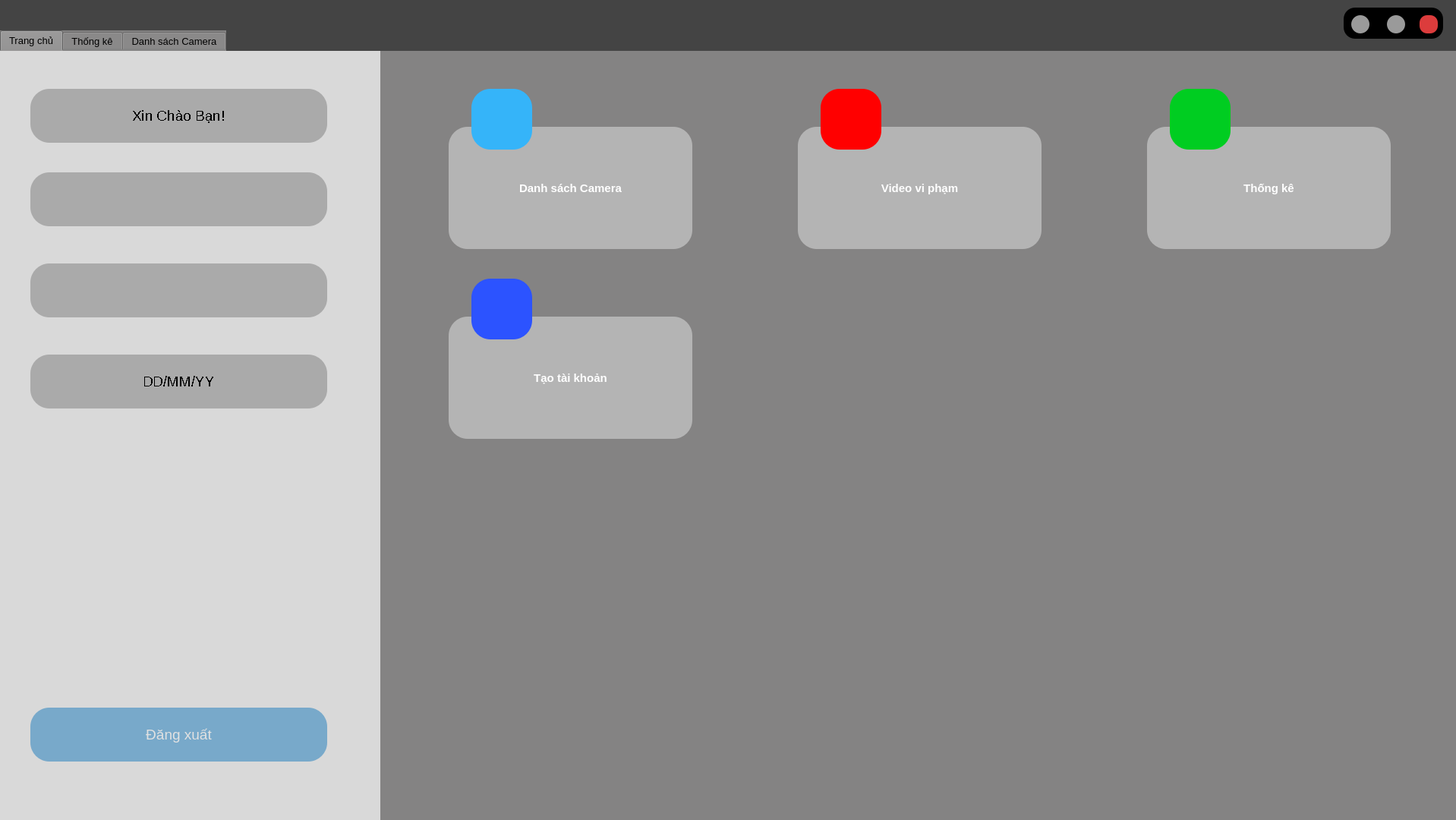
<?xml version="1.0" encoding="UTF-8"?>
<ui version="4.0">
 <class>App</class>
 <widget class="QMainWindow" name="App">
  <property name="windowModality">
   <enum>Qt::NonModal</enum>
  </property>
  <property name="enabled">
   <bool>true</bool>
  </property>
  <property name="geometry">
   <rect>
    <x>0</x>
    <y>0</y>
    <width>1918</width>
    <height>1080</height>
   </rect>
  </property>
  <property name="mouseTracking">
   <bool>true</bool>
  </property>
  <property name="focusPolicy">
   <enum>Qt::ClickFocus</enum>
  </property>
  <property name="windowTitle">
   <string>App</string>
  </property>
  <widget class="QWidget" name="dashboard">
   <widget class="QWidget" name="ToolBar" native="true">
    <property name="geometry">
     <rect>
      <x>0</x>
      <y>0</y>
      <width>1920</width>
      <height>71</height>
     </rect>
    </property>
    <property name="styleSheet">
     <string notr="true">background-color: rgb(68, 68, 68)</string>
    </property>
    <widget class="QWidget" name="toolBtn_Widget" native="true">
     <property name="geometry">
      <rect>
       <x>1770</x>
       <y>10</y>
       <width>131</width>
       <height>41</height>
      </rect>
     </property>
     <property name="styleSheet">
      <string notr="true">background-color: rgb(0, 0, 0);
border-radius: 15px;
</string>
     </property>
     <widget class="QPushButton" name="closeBtn">
      <property name="geometry">
       <rect>
        <x>100</x>
        <y>10</y>
        <width>24</width>
        <height>24</height>
       </rect>
      </property>
      <property name="styleSheet">
       <string notr="true">QPushButton#closeBtn:hover:!pressed
{
	background-color: rgb(167, 30, 30);
}
QPushButton#closeBtn { 
background-color: rgb(220, 60, 60);
border: none;
 color: white;
border-radius: 10px;
}</string>
      </property>
      <property name="text">
       <string/>
      </property>
     </widget>
     <widget class="QPushButton" name="maximizeBtn">
      <property name="geometry">
       <rect>
        <x>57</x>
        <y>10</y>
        <width>24</width>
        <height>24</height>
       </rect>
      </property>
      <property name="styleSheet">
       <string notr="true">background-color: rgb(154, 154, 154);
border-radius: 12px;</string>
      </property>
      <property name="text">
       <string/>
      </property>
     </widget>
     <widget class="QPushButton" name="minimizeBtn">
      <property name="geometry">
       <rect>
        <x>10</x>
        <y>10</y>
        <width>24</width>
        <height>24</height>
       </rect>
      </property>
      <property name="styleSheet">
       <string notr="true">background-color: rgb(154, 154, 154);
border-radius: 12px;</string>
      </property>
      <property name="text">
       <string/>
      </property>
     </widget>
    </widget>
   </widget>
   <widget class="QTabWidget" name="dashboard_Tab">
    <property name="geometry">
     <rect>
      <x>0</x>
      <y>40</y>
      <width>1920</width>
      <height>1040</height>
     </rect>
    </property>
    <property name="font">
     <font>
      <family>Tahoma</family>
      <pointsize>10</pointsize>
     </font>
    </property>
    <property name="styleSheet">
     <string notr="true">background-color: rgb(132, 131, 131);
border:none;
</string>
    </property>
    <property name="tabShape">
     <enum>QTabWidget::Rounded</enum>
    </property>
    <property name="currentIndex">
     <number>0</number>
    </property>
    <property name="iconSize">
     <size>
      <width>25</width>
      <height>16</height>
     </size>
    </property>
    <property name="tabBarAutoHide">
     <bool>true</bool>
    </property>
    <widget class="QWidget" name="mainDashboard">
     <attribute name="title">
      <string>Trang chủ</string>
     </attribute>
     <widget class="QWidget" name="nameInFor" native="true">
      <property name="geometry">
       <rect>
        <x>0</x>
        <y>0</y>
        <width>501</width>
        <height>1021</height>
       </rect>
      </property>
      <property name="font">
       <font>
        <pointsize>14</pointsize>
       </font>
      </property>
      <property name="styleSheet">
       <string notr="true">background-color: rgb(217, 217, 217)</string>
      </property>
      <widget class="QLabel" name="helloText">
       <property name="geometry">
        <rect>
         <x>40</x>
         <y>50</y>
         <width>391</width>
         <height>71</height>
        </rect>
       </property>
       <property name="font">
        <font>
         <family>MS Shell Dlg 2</family>
         <pointsize>14</pointsize>
         <weight>50</weight>
         <bold>false</bold>
         <stylestrategy>NoAntialias</stylestrategy>
         <kerning>true</kerning>
        </font>
       </property>
       <property name="layoutDirection">
        <enum>Qt::RightToLeft</enum>
       </property>
       <property name="autoFillBackground">
        <bool>false</bool>
       </property>
       <property name="styleSheet">
        <string notr="true">background-color: #AAAAAA;
color: rgba(0,0,0,200);
border-radius: 25px</string>
       </property>
       <property name="frameShadow">
        <enum>QFrame::Plain</enum>
       </property>
       <property name="text">
        <string>Xin Chào Bạn!</string>
       </property>
       <property name="textFormat">
        <enum>Qt::AutoText</enum>
       </property>
       <property name="alignment">
        <set>Qt::AlignCenter</set>
       </property>
       <property name="wordWrap">
        <bool>false</bool>
       </property>
      </widget>
      <widget class="QLabel" name="nameInfo">
       <property name="geometry">
        <rect>
         <x>40</x>
         <y>160</y>
         <width>391</width>
         <height>71</height>
        </rect>
       </property>
       <property name="font">
        <font>
         <family>MS Shell Dlg 2</family>
         <pointsize>14</pointsize>
         <weight>50</weight>
         <bold>false</bold>
         <stylestrategy>NoAntialias</stylestrategy>
         <kerning>true</kerning>
        </font>
       </property>
       <property name="layoutDirection">
        <enum>Qt::RightToLeft</enum>
       </property>
       <property name="styleSheet">
        <string notr="true">background-color: #AAAAAA;
color: rgba(0,0,0,200);
border-radius: 25px</string>
       </property>
       <property name="frameShadow">
        <enum>QFrame::Plain</enum>
       </property>
       <property name="text">
        <string>&lt;Tên người dùng&gt;</string>
       </property>
       <property name="alignment">
        <set>Qt::AlignCenter</set>
       </property>
      </widget>
      <widget class="QLabel" name="emailLabel">
       <property name="geometry">
        <rect>
         <x>40</x>
         <y>280</y>
         <width>391</width>
         <height>71</height>
        </rect>
       </property>
       <property name="font">
        <font>
         <family>MS Shell Dlg 2</family>
         <pointsize>14</pointsize>
         <weight>50</weight>
         <bold>false</bold>
         <stylestrategy>NoAntialias</stylestrategy>
         <kerning>true</kerning>
        </font>
       </property>
       <property name="layoutDirection">
        <enum>Qt::RightToLeft</enum>
       </property>
       <property name="styleSheet">
        <string notr="true">background-color: #AAAAAA;
color: rgba(0,0,0,200);
border-radius: 25px</string>
       </property>
       <property name="frameShadow">
        <enum>QFrame::Plain</enum>
       </property>
       <property name="text">
        <string>&lt;email&gt;</string>
       </property>
       <property name="alignment">
        <set>Qt::AlignCenter</set>
       </property>
      </widget>
      <widget class="QPushButton" name="logoutBtn">
       <property name="geometry">
        <rect>
         <x>40</x>
         <y>865</y>
         <width>391</width>
         <height>71</height>
        </rect>
       </property>
       <property name="font">
        <font>
         <pointsize>14</pointsize>
        </font>
       </property>
       <property name="styleSheet">
        <string notr="true">background-color: #78A9CA;
color: rgba(225,225,225);
border-radius: 25px</string>
       </property>
       <property name="text">
        <string>Đăng xuất</string>
       </property>
      </widget>
      <widget class="QLabel" name="dateofbirthLabel">
       <property name="geometry">
        <rect>
         <x>40</x>
         <y>400</y>
         <width>391</width>
         <height>71</height>
        </rect>
       </property>
       <property name="font">
        <font>
         <family>MS Shell Dlg 2</family>
         <pointsize>14</pointsize>
         <weight>50</weight>
         <bold>false</bold>
         <stylestrategy>NoAntialias</stylestrategy>
         <kerning>true</kerning>
        </font>
       </property>
       <property name="layoutDirection">
        <enum>Qt::RightToLeft</enum>
       </property>
       <property name="styleSheet">
        <string notr="true">background-color: #AAAAAA;
color: rgba(0,0,0,200);
border-radius: 25px</string>
       </property>
       <property name="frameShadow">
        <enum>QFrame::Plain</enum>
       </property>
       <property name="text">
        <string>DD/MM/YY</string>
       </property>
       <property name="alignment">
        <set>Qt::AlignCenter</set>
       </property>
      </widget>
     </widget>
     <widget class="QWidget" name="fieldListBtn" native="true">
      <property name="geometry">
       <rect>
        <x>501</x>
        <y>0</y>
        <width>1419</width>
        <height>1021</height>
       </rect>
      </property>
      <widget class="QWidget" name="btnListcam_icon" native="true">
       <property name="geometry">
        <rect>
         <x>90</x>
         <y>50</y>
         <width>321</width>
         <height>211</height>
        </rect>
       </property>
       <widget class="QPushButton" name="listcamPage">
        <property name="geometry">
         <rect>
          <x>0</x>
          <y>50</y>
          <width>321</width>
          <height>161</height>
         </rect>
        </property>
        <property name="font">
         <font>
          <pointsize>11</pointsize>
          <weight>75</weight>
          <bold>true</bold>
         </font>
        </property>
        <property name="styleSheet">
         <string notr="true">background-color: rgb(180, 180, 180);
color: rgb(255, 255, 255);
border-radius: 25px
</string>
        </property>
        <property name="text">
         <string>Danh sách Camera</string>
        </property>
       </widget>
       <widget class="QPushButton" name="iconListcambtn">
        <property name="geometry">
         <rect>
          <x>30</x>
          <y>0</y>
          <width>80</width>
          <height>80</height>
         </rect>
        </property>
        <property name="styleSheet">
         <string notr="true">background-color: #35B4F9;
border-radius: 25px
</string>
        </property>
        <property name="text">
         <string/>
        </property>
       </widget>
      </widget>
      <widget class="QWidget" name="btnListVideoViolation_icon" native="true">
       <property name="geometry">
        <rect>
         <x>550</x>
         <y>50</y>
         <width>321</width>
         <height>211</height>
        </rect>
       </property>
       <widget class="QPushButton" name="videoViolationPage">
        <property name="geometry">
         <rect>
          <x>0</x>
          <y>50</y>
          <width>321</width>
          <height>161</height>
         </rect>
        </property>
        <property name="font">
         <font>
          <pointsize>11</pointsize>
          <weight>75</weight>
          <bold>true</bold>
         </font>
        </property>
        <property name="styleSheet">
         <string notr="true">background-color: rgb(180, 180, 180);
color: rgb(255, 255, 255);
border-radius: 25px
</string>
        </property>
        <property name="text">
         <string>Video vi phạm</string>
        </property>
       </widget>
       <widget class="QPushButton" name="iconListVideoViolationbtn">
        <property name="geometry">
         <rect>
          <x>30</x>
          <y>0</y>
          <width>80</width>
          <height>80</height>
         </rect>
        </property>
        <property name="styleSheet">
         <string notr="true">background-color: rgb(255, 0, 0);
border-radius: 25px
</string>
        </property>
        <property name="text">
         <string/>
        </property>
       </widget>
      </widget>
      <widget class="QWidget" name="btnChart_icon" native="true">
       <property name="geometry">
        <rect>
         <x>1010</x>
         <y>50</y>
         <width>321</width>
         <height>211</height>
        </rect>
       </property>
       <widget class="QPushButton" name="chartPage">
        <property name="geometry">
         <rect>
          <x>0</x>
          <y>50</y>
          <width>321</width>
          <height>161</height>
         </rect>
        </property>
        <property name="font">
         <font>
          <pointsize>11</pointsize>
          <weight>75</weight>
          <bold>true</bold>
         </font>
        </property>
        <property name="styleSheet">
         <string notr="true">background-color: rgb(180, 180, 180);
color: rgb(255, 255, 255);
border-radius: 25px
</string>
        </property>
        <property name="text">
         <string>Thống kê</string>
        </property>
       </widget>
       <widget class="QPushButton" name="iconChartbtn">
        <property name="geometry">
         <rect>
          <x>30</x>
          <y>0</y>
          <width>80</width>
          <height>80</height>
         </rect>
        </property>
        <property name="styleSheet">
         <string notr="true">background-color: rgb(0, 205, 33);
border-radius: 25px
</string>
        </property>
        <property name="text">
         <string/>
        </property>
       </widget>
      </widget>
      <widget class="QWidget" name="btnCreateAccoun_icon" native="true">
       <property name="geometry">
        <rect>
         <x>90</x>
         <y>300</y>
         <width>321</width>
         <height>211</height>
        </rect>
       </property>
       <widget class="QPushButton" name="createAccountPage">
        <property name="geometry">
         <rect>
          <x>0</x>
          <y>50</y>
          <width>321</width>
          <height>161</height>
         </rect>
        </property>
        <property name="font">
         <font>
          <pointsize>11</pointsize>
          <weight>75</weight>
          <bold>true</bold>
         </font>
        </property>
        <property name="styleSheet">
         <string notr="true">background-color: rgb(180, 180, 180);
color: rgb(255, 255, 255);
border-radius: 25px
</string>
        </property>
        <property name="text">
         <string>Tạo tài khoản</string>
        </property>
       </widget>
       <widget class="QPushButton" name="iconListcambtn_6">
        <property name="geometry">
         <rect>
          <x>30</x>
          <y>0</y>
          <width>80</width>
          <height>80</height>
         </rect>
        </property>
        <property name="styleSheet">
         <string notr="true">background-color: rgb(44, 83, 255);
border-radius: 25px
</string>
        </property>
        <property name="text">
         <string/>
        </property>
       </widget>
      </widget>
     </widget>
    </widget>
    <widget class="QWidget" name="violationPage">
     <attribute name="title">
      <string>Thống kê</string>
     </attribute>
     <widget class="QWidget" name="filterWidget" native="true">
      <property name="geometry">
       <rect>
        <x>0</x>
        <y>0</y>
        <width>481</width>
        <height>1021</height>
       </rect>
      </property>
      <property name="font">
       <font>
        <pointsize>11</pointsize>
       </font>
      </property>
      <property name="styleSheet">
       <string notr="true">background-color: rgb(119, 161, 184)</string>
      </property>
      <widget class="QLabel" name="filterHeader">
       <property name="geometry">
        <rect>
         <x>40</x>
         <y>0</y>
         <width>391</width>
         <height>71</height>
        </rect>
       </property>
       <property name="font">
        <font>
         <family>MS Shell Dlg 2</family>
         <pointsize>16</pointsize>
         <weight>50</weight>
         <bold>false</bold>
         <stylestrategy>NoAntialias</stylestrategy>
         <kerning>true</kerning>
        </font>
       </property>
       <property name="layoutDirection">
        <enum>Qt::RightToLeft</enum>
       </property>
       <property name="autoFillBackground">
        <bool>false</bool>
       </property>
       <property name="styleSheet">
        <string notr="true">background-color: none;
color: rgba(0,0,0,240);
border-radius: 25px</string>
       </property>
       <property name="frameShadow">
        <enum>QFrame::Plain</enum>
       </property>
       <property name="text">
        <string>BỘ LỌC</string>
       </property>
       <property name="textFormat">
        <enum>Qt::AutoText</enum>
       </property>
       <property name="alignment">
        <set>Qt::AlignCenter</set>
       </property>
       <property name="wordWrap">
        <bool>false</bool>
       </property>
      </widget>
      <widget class="QPushButton" name="searchBtn">
       <property name="geometry">
        <rect>
         <x>40</x>
         <y>860</y>
         <width>391</width>
         <height>71</height>
        </rect>
       </property>
       <property name="font">
        <font>
         <pointsize>14</pointsize>
        </font>
       </property>
       <property name="styleSheet">
        <string notr="true">background-color: rgb(67, 145, 198);
border-radius: 25px</string>
       </property>
       <property name="text">
        <string>Tìm kiếm</string>
       </property>
      </widget>
      <widget class="QLineEdit" name="lineEdit">
       <property name="geometry">
        <rect>
         <x>40</x>
         <y>70</y>
         <width>381</width>
         <height>51</height>
        </rect>
       </property>
       <property name="font">
        <font>
         <pointsize>11</pointsize>
        </font>
       </property>
       <property name="styleSheet">
        <string notr="true">background-color: rgb(217, 217, 217);
border-radius: 5px;
border-bottom:2px solid rgba(46, 82, 101, 200);
color:rgba(0, 0, 0, 240);
padding-left: 5px;
</string>
       </property>
       <property name="text">
        <string/>
       </property>
       <property name="placeholderText">
        <string>  Nhập vi phạm cần tìm ...</string>
       </property>
      </widget>
      <widget class="QWidget" name="filterListBtn" native="true">
       <property name="geometry">
        <rect>
         <x>0</x>
         <y>130</y>
         <width>481</width>
         <height>171</height>
        </rect>
       </property>
       <widget class="QLabel" name="label">
        <property name="geometry">
         <rect>
          <x>20</x>
          <y>10</y>
          <width>91</width>
          <height>31</height>
         </rect>
        </property>
        <property name="font">
         <font>
          <pointsize>14</pointsize>
         </font>
        </property>
        <property name="styleSheet">
         <string notr="true">color: rgb(255, 255, 255)</string>
        </property>
        <property name="text">
         <string>Tìm theo: </string>
        </property>
       </widget>
       <widget class="QRadioButton" name="radioButton">
        <property name="geometry">
         <rect>
          <x>20</x>
          <y>50</y>
          <width>161</width>
          <height>17</height>
         </rect>
        </property>
        <property name="font">
         <font>
          <pointsize>14</pointsize>
          <weight>50</weight>
          <bold>false</bold>
         </font>
        </property>
        <property name="styleSheet">
         <string notr="true">color: rgb(255, 255, 255)</string>
        </property>
        <property name="text">
         <string>Biển xe vi phạm</string>
        </property>
        <property name="iconSize">
         <size>
          <width>20</width>
          <height>20</height>
         </size>
        </property>
       </widget>
       <widget class="QRadioButton" name="radioButton_2">
        <property name="geometry">
         <rect>
          <x>20</x>
          <y>90</y>
          <width>161</width>
          <height>17</height>
         </rect>
        </property>
        <property name="font">
         <font>
          <pointsize>14</pointsize>
          <weight>50</weight>
          <bold>false</bold>
         </font>
        </property>
        <property name="styleSheet">
         <string notr="true">color: rgb(255, 255, 255)</string>
        </property>
        <property name="text">
         <string>Tên Camera</string>
        </property>
        <property name="iconSize">
         <size>
          <width>20</width>
          <height>20</height>
         </size>
        </property>
       </widget>
       <widget class="QRadioButton" name="radioButton_3">
        <property name="geometry">
         <rect>
          <x>20</x>
          <y>120</y>
          <width>191</width>
          <height>31</height>
         </rect>
        </property>
        <property name="font">
         <font>
          <pointsize>14</pointsize>
          <weight>50</weight>
          <bold>false</bold>
         </font>
        </property>
        <property name="styleSheet">
         <string notr="true">color: rgb(255, 255, 255)</string>
        </property>
        <property name="text">
         <string>Thời gian vi phạm</string>
        </property>
        <property name="iconSize">
         <size>
          <width>20</width>
          <height>20</height>
         </size>
        </property>
       </widget>
      </widget>
      <widget class="QWidget" name="timeFilterList" native="true">
       <property name="geometry">
        <rect>
         <x>0</x>
         <y>300</y>
         <width>481</width>
         <height>221</height>
        </rect>
       </property>
       <widget class="QLabel" name="timeFilter_label">
        <property name="geometry">
         <rect>
          <x>20</x>
          <y>10</y>
          <width>441</width>
          <height>31</height>
         </rect>
        </property>
        <property name="font">
         <font>
          <pointsize>14</pointsize>
         </font>
        </property>
        <property name="styleSheet">
         <string notr="true">color: rgb(255, 255, 255)</string>
        </property>
        <property name="text">
         <string>Tìm theo khoảng thời gian</string>
        </property>
       </widget>
       <widget class="QRadioButton" name="dayFilter">
        <property name="geometry">
         <rect>
          <x>20</x>
          <y>50</y>
          <width>161</width>
          <height>31</height>
         </rect>
        </property>
        <property name="font">
         <font>
          <pointsize>14</pointsize>
          <weight>50</weight>
          <bold>false</bold>
         </font>
        </property>
        <property name="styleSheet">
         <string notr="true">color: rgb(255, 255, 255)</string>
        </property>
        <property name="text">
         <string>1 ngày trước</string>
        </property>
        <property name="iconSize">
         <size>
          <width>20</width>
          <height>20</height>
         </size>
        </property>
       </widget>
       <widget class="QRadioButton" name="weekFilter">
        <property name="geometry">
         <rect>
          <x>20</x>
          <y>90</y>
          <width>161</width>
          <height>31</height>
         </rect>
        </property>
        <property name="font">
         <font>
          <pointsize>14</pointsize>
          <weight>50</weight>
          <bold>false</bold>
         </font>
        </property>
        <property name="styleSheet">
         <string notr="true">color: rgb(255, 255, 255)</string>
        </property>
        <property name="text">
         <string>1 tuần trươcs</string>
        </property>
        <property name="iconSize">
         <size>
          <width>20</width>
          <height>20</height>
         </size>
        </property>
       </widget>
       <widget class="QRadioButton" name="monthFilter">
        <property name="geometry">
         <rect>
          <x>20</x>
          <y>130</y>
          <width>191</width>
          <height>31</height>
         </rect>
        </property>
        <property name="font">
         <font>
          <pointsize>14</pointsize>
          <weight>50</weight>
          <bold>false</bold>
         </font>
        </property>
        <property name="styleSheet">
         <string notr="true">color: rgb(255, 255, 255)</string>
        </property>
        <property name="text">
         <string>1 tháng trước</string>
        </property>
        <property name="iconSize">
         <size>
          <width>20</width>
          <height>20</height>
         </size>
        </property>
       </widget>
       <widget class="QRadioButton" name="yearFilter">
        <property name="geometry">
         <rect>
          <x>20</x>
          <y>170</y>
          <width>191</width>
          <height>31</height>
         </rect>
        </property>
        <property name="font">
         <font>
          <pointsize>14</pointsize>
          <weight>50</weight>
          <bold>false</bold>
         </font>
        </property>
        <property name="styleSheet">
         <string notr="true">color: rgb(255, 255, 255)</string>
        </property>
        <property name="text">
         <string>1 năm trước</string>
        </property>
        <property name="iconSize">
         <size>
          <width>20</width>
          <height>20</height>
         </size>
        </property>
       </widget>
      </widget>
      <widget class="QWidget" name="filterListBtn_3" native="true">
       <property name="geometry">
        <rect>
         <x>0</x>
         <y>520</y>
         <width>481</width>
         <height>341</height>
        </rect>
       </property>
       <widget class="QLabel" name="typeFilter_Label">
        <property name="geometry">
         <rect>
          <x>20</x>
          <y>10</y>
          <width>441</width>
          <height>31</height>
         </rect>
        </property>
        <property name="font">
         <font>
          <pointsize>14</pointsize>
         </font>
        </property>
        <property name="styleSheet">
         <string notr="true">color: rgb(255, 255, 255)</string>
        </property>
        <property name="text">
         <string>Tìm theo loại vi phạm:</string>
        </property>
       </widget>
       <widget class="QCheckBox" name="vuotdendoBtn">
        <property name="geometry">
         <rect>
          <x>20</x>
          <y>50</y>
          <width>401</width>
          <height>31</height>
         </rect>
        </property>
        <property name="font">
         <font>
          <pointsize>14</pointsize>
         </font>
        </property>
        <property name="styleSheet">
         <string notr="true">color: rgb(255, 255, 255)</string>
        </property>
        <property name="text">
         <string>Vượt đèn đỏ</string>
        </property>
        <property name="iconSize">
         <size>
          <width>20</width>
          <height>20</height>
         </size>
        </property>
       </widget>
       <widget class="QCheckBox" name="dosailanduongBtn">
        <property name="geometry">
         <rect>
          <x>20</x>
          <y>90</y>
          <width>401</width>
          <height>31</height>
         </rect>
        </property>
        <property name="font">
         <font>
          <pointsize>14</pointsize>
         </font>
        </property>
        <property name="styleSheet">
         <string notr="true">color: rgb(255, 255, 255)</string>
        </property>
        <property name="text">
         <string>Đỗ sai làn đường</string>
        </property>
        <property name="iconSize">
         <size>
          <width>20</width>
          <height>20</height>
         </size>
        </property>
       </widget>
       <widget class="QCheckBox" name="dinguocchieuBtn">
        <property name="geometry">
         <rect>
          <x>20</x>
          <y>130</y>
          <width>401</width>
          <height>31</height>
         </rect>
        </property>
        <property name="font">
         <font>
          <pointsize>14</pointsize>
         </font>
        </property>
        <property name="styleSheet">
         <string notr="true">color: rgb(255, 255, 255)</string>
        </property>
        <property name="text">
         <string>Đi ngược chiều</string>
        </property>
        <property name="iconSize">
         <size>
          <width>20</width>
          <height>20</height>
         </size>
        </property>
       </widget>
       <widget class="QCheckBox" name="khongxinhanBtn">
        <property name="geometry">
         <rect>
          <x>20</x>
          <y>170</y>
          <width>401</width>
          <height>31</height>
         </rect>
        </property>
        <property name="font">
         <font>
          <pointsize>14</pointsize>
         </font>
        </property>
        <property name="styleSheet">
         <string notr="true">color: rgb(255, 255, 255)</string>
        </property>
        <property name="text">
         <string>Không xi nhan</string>
        </property>
        <property name="iconSize">
         <size>
          <width>20</width>
          <height>20</height>
         </size>
        </property>
       </widget>
       <widget class="QCheckBox" name="doxekhongdungnoiquydinhBtn">
        <property name="geometry">
         <rect>
          <x>20</x>
          <y>210</y>
          <width>401</width>
          <height>31</height>
         </rect>
        </property>
        <property name="font">
         <font>
          <pointsize>14</pointsize>
         </font>
        </property>
        <property name="styleSheet">
         <string notr="true">color: rgb(255, 255, 255)</string>
        </property>
        <property name="text">
         <string>Đỗ xe không đúng nơi quy định</string>
        </property>
        <property name="iconSize">
         <size>
          <width>20</width>
          <height>20</height>
         </size>
        </property>
       </widget>
       <widget class="QCheckBox" name="khongdoimubaohiemBtn">
        <property name="geometry">
         <rect>
          <x>20</x>
          <y>250</y>
          <width>401</width>
          <height>31</height>
         </rect>
        </property>
        <property name="font">
         <font>
          <pointsize>14</pointsize>
         </font>
        </property>
        <property name="styleSheet">
         <string notr="true">color: rgb(255, 255, 255)</string>
        </property>
        <property name="text">
         <string>Không đội mũ bảo hiểm</string>
        </property>
        <property name="iconSize">
         <size>
          <width>20</width>
          <height>20</height>
         </size>
        </property>
       </widget>
      </widget>
     </widget>
     <widget class="QWidget" name="thongkeWidget" native="true">
      <property name="geometry">
       <rect>
        <x>481</x>
        <y>0</y>
        <width>1441</width>
        <height>1021</height>
       </rect>
      </property>
      <widget class="QTableWidget" name="violationTableWidget">
       <property name="geometry">
        <rect>
         <x>20</x>
         <y>480</y>
         <width>1401</width>
         <height>521</height>
        </rect>
       </property>
       <property name="sizePolicy">
        <sizepolicy hsizetype="Maximum" vsizetype="Maximum">
         <horstretch>0</horstretch>
         <verstretch>0</verstretch>
        </sizepolicy>
       </property>
       <property name="font">
        <font>
         <family>MS Shell Dlg 2</family>
         <pointsize>11</pointsize>
        </font>
       </property>
       <property name="autoFillBackground">
        <bool>false</bool>
       </property>
       <property name="styleSheet">
        <string notr="true">color: rgba(0,0,0,240);
background-color: rgba(225,225,225,30);</string>
       </property>
       <property name="sizeAdjustPolicy">
        <enum>QAbstractScrollArea::AdjustToContents</enum>
       </property>
       <property name="rowCount">
        <number>1</number>
       </property>
       <attribute name="horizontalHeaderStretchLastSection">
        <bool>true</bool>
       </attribute>
       <row/>
       <column>
        <property name="text">
         <string>Biển số xe</string>
        </property>
       </column>
       <column>
        <property name="text">
         <string>Thời gian vi phạm</string>
        </property>
       </column>
       <column>
        <property name="text">
         <string>Lỗi vi phạm</string>
        </property>
       </column>
       <column>
        <property name="text">
         <string>Camera</string>
        </property>
       </column>
       <item row="0" column="0">
        <property name="text">
         <string/>
        </property>
        <property name="textAlignment">
         <set>AlignCenter</set>
        </property>
       </item>
       <item row="0" column="1">
        <property name="textAlignment">
         <set>AlignCenter</set>
        </property>
       </item>
       <item row="0" column="2">
        <property name="textAlignment">
         <set>AlignCenter</set>
        </property>
       </item>
       <item row="0" column="3">
        <property name="textAlignment">
         <set>AlignCenter</set>
        </property>
       </item>
      </widget>
      <widget class="QWidget" name="chartWidget" native="true">
       <property name="geometry">
        <rect>
         <x>20</x>
         <y>10</y>
         <width>1401</width>
         <height>461</height>
        </rect>
       </property>
       <property name="styleSheet">
        <string notr="true">background-color: rgb(85, 255, 255)</string>
       </property>
       <widget class="QLabel" name="chartLable">
        <property name="geometry">
         <rect>
          <x>510</x>
          <y>140</y>
          <width>331</width>
          <height>81</height>
         </rect>
        </property>
        <property name="font">
         <font>
          <pointsize>14</pointsize>
         </font>
        </property>
        <property name="styleSheet">
         <string notr="true">border: 2px</string>
        </property>
        <property name="text">
         <string>Chart Widget</string>
        </property>
        <property name="alignment">
         <set>Qt::AlignCenter</set>
        </property>
       </widget>
      </widget>
     </widget>
    </widget>
    <widget class="QWidget" name="listCam_Page">
     <attribute name="title">
      <string>Danh sách Camera</string>
     </attribute>
     <widget class="QWidget" name="camList_Widget" native="true">
      <property name="geometry">
       <rect>
        <x>0</x>
        <y>0</y>
        <width>501</width>
        <height>1021</height>
       </rect>
      </property>
      <property name="styleSheet">
       <string notr="true">background-color: rgb(217, 217, 217)</string>
      </property>
      <widget class="QLabel" name="camList_Label">
       <property name="geometry">
        <rect>
         <x>0</x>
         <y>0</y>
         <width>501</width>
         <height>41</height>
        </rect>
       </property>
       <property name="font">
        <font>
         <pointsize>14</pointsize>
        </font>
       </property>
       <property name="styleSheet">
        <string notr="true">background-color: rgb(180, 180, 180)</string>
       </property>
       <property name="text">
        <string>Danh sách Camera</string>
       </property>
       <property name="alignment">
        <set>Qt::AlignCenter</set>
       </property>
      </widget>
     </widget>
     <widget class="QWidget" name="camDetail_Widget" native="true">
      <property name="geometry">
       <rect>
        <x>519</x>
        <y>0</y>
        <width>1401</width>
        <height>1021</height>
       </rect>
      </property>
     </widget>
    </widget>
   </widget>
  </widget>
 </widget>
 <resources/>
 <connections/>
</ui>
